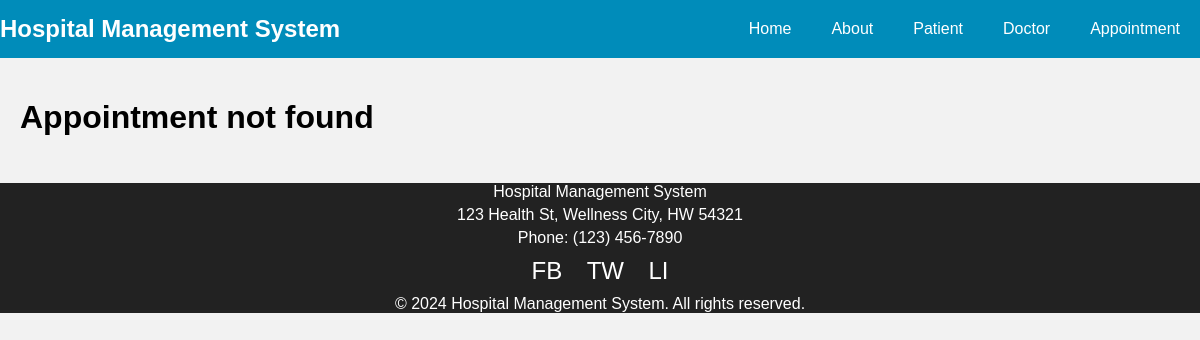
/AppointmentDetail (signed in), run on an earlier commit of the app's database.
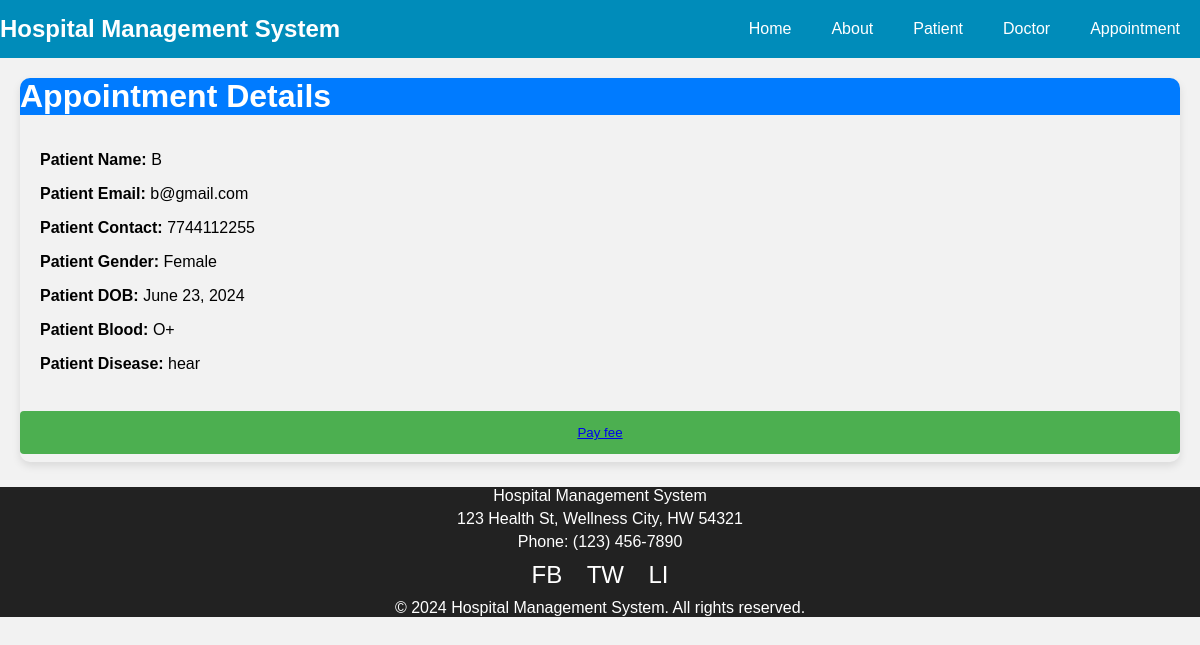
And on a later commit of the database.
### patient/models.py (models this page shows, shortened)
class Apointment(models.Model):
    Blood_Group=models.CharField(max_length=5)
    Name = models.ForeignKey(PatientRegistration, on_delete=models.CASCADE)
    Disease =models.CharField(max_length=10,default='unknown')

class PatientRegistration(models.Model):
    Name=models.CharField(max_length=30)
    Gender = models.CharField(max_length=20, choices=Gender, verbose_name='Gender')
    email=models.EmailField()
    contact=models.IntegerField(default=0)
    image=models.ImageField(upload_to='images/')
    password=models.CharField(max_length=15)
    DOB=models.DateField(default=now)
    def __str__(self):
        return self.Name

### patient/views.py (the view)
# urls.py: path('AppointmentDetail',views.AppointmentDetail,name='AppointmentDetail'),
def AppointmentDetail(req):
    patient_id = req.session.get('PatientId')
    if patient_id:
        try:
            data = Apointment.objects.get(id=patient_id)
            return render(req, 'PatientApointmentDetail.html', {'data': data})
        except Apointment.DoesNotExist:
            return render(req, 'PatientApointmentDetail.html', {'error': 'Appointment not found'})
    return render(req, 'PatientApointmentDetail.html', {'error': 'Patient ID not found in session'})

### patient/templates/PatientApointmentDetail.html (shortened to what this page needs)
{% extends "index.html" %}
{% block container %}
<div class="container mt-5">
    {% if data %}
    <div class="card">
        <div class="card-header">
            <h1 class="card-title">Appointment Details</h1>
        </div>
        <div class="card-body">
            <p class="card-text"><strong>Patient Name:</strong> {{ data.Name }}</p>
            <p class="card-text"><strong>Patient Email:</strong> {{ data.Name.email }}</p>
            <p class="card-text"><strong>Patient Contact:</strong> {{ data.Name.contact }}</p>
            <p class="card-text"><strong>Patient Gender:</strong> {{ data.Name.Gender }}</p>
            <p class="card-text"><strong>Patient DOB:</strong> {{ data.Name.DOB }}</p>
            <p class="card-text"><strong>Patient Blood:</strong> {{ data.Blood_Group }}</p>
            <p class="card-text"><strong>Patient Disease:</strong> {{ data.Disease }}</p>
        </div>
        <button><a href="{% url "AppointmentPayment" %}">Pay fee</a></button>
    </div>
    {% else %}
    <h1>{{ error }}</h1>
    {% endif %}
</div>
{% endblock container %}

### patient/templates/index.html (shortened to what this page needs)
{% block header %}
{% load static %}
<!DOCTYPE html>
<html lang="en">
<head>
    <link rel="stylesheet" href="{%static 'css/style.css' %}">
</head>
<body>
    <header class="header">
        <h1>Hospital Management System</h1>
        <ul class="nav">
          <li><a href="/">Home</a></li>
          <li><a href="#">About</a></li>
          <li><a href="{% url 'PatientRegister' %}">Patient</a></li>
          <li><a href="#">Doctor</a></li>
          <li><a href="{% url 'PatientApointment' %}">Appointment</a></li>
        </ul>
      </header>
    {% endblock header %}
    {% block container %}{% endblock container %}
    {% block footer %}
    <footer class="footer">
        <p>Hospital Management System</p>
        <p>123 Health St, Wellness City, HW 54321</p>
        <p>Phone: (123) 456-7890</p>
        <div class="social-links">
          <a href="#" title="Facebook">FB</a>
          <a href="#" title="Twitter">TW</a>
          <a href="#" title="LinkedIn">LI</a>
        </div>
        <p>&copy; 2024 Hospital Management System. All rights reserved.</p>
      </footer>
</body>
</html>
{% endblock footer %}

### patient/static/css/style.css (style rules this page uses)
body { margin: 0; font-family: Arial, Helvetica, sans-serif; }
.header { background-color: #008CBA; color: white; text-align: center; display: flex; justify-content: space-between; align-items: center; }
.header h1 { margin: 0; font-size: 24px; }
.nav { display: flex; list-style-type: none; margin: 0; padding: 0; }
.nav li { margin: 0 10px; }
.nav a { color: white; text-decoration: none; padding: 8px 10px; }
.footer { background-color: #222; color: white; text-align: center; width: 100%; bottom: 0; }
.footer p { margin: 5px 0; }
.social-links { margin: 10px 0; }
.social-links a { color: white; text-decoration: none; margin: 0 10px; font-size: 24px; }
header { background-color: #0077b6; color: #fff; padding: 15px 0; }
.container { max-width: 1200px; margin: 0 auto; padding: 20px; }
body { font-family: Arial, sans-serif; background-color: #f2f2f2; }
button { background-color: #4CAF50; color: white; padding: 14px 20px; margin: 8px 0; border: none; border-radius: 4px; cursor: pointer; width: 100%; }
.card { border-radius: 10px; box-shadow: 0 4px 8px rgba(0, 0, 0, 0.1); }
.card-header { background-color: #007bff; color: white; border-top-left-radius: 10px; border-top-right-radius: 10px; }
.card-title { margin: 0; }
.card-body { padding: 20px; }
.card-text { margin-bottom: 10px; font-size: 16px; }

What changed in the data, as far as the page shows it:
added Apointment: Name "B", Name.email "b@gmail.com", Name.contact "7744112255", Name.Gender "Female", Name.DOB "June 23, 2024", Blood_Group "O+", Disease "hear"
Also different on the page:
{{ error }}: "Appointment not found" → (not shown)
text now shown: "Appointment Details Patient Name: Patient Email: Patient Contact: Patient Gender: Patient DOB: Patient Blood: Patient Disease: Pay fee"
